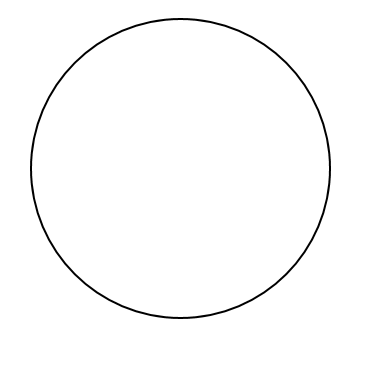
%> input picture TestImages/BlackCircle.png, 369 x 369 px
$ octave ShowWarp.m   (GNU Octave 9; MATLAB toolbox functions it lacks are replaced by stand-ins)
%> lines starting %> are read from the running program, lines starting %| are printed output that depends on the picture
### Matlab/ImageWarp.m
function [warpedImage, f] = ImageWarp(img, warpFactor, Rplate, nailCoorsWarped, plotIO)
%IMAGEW Warp circular image to a square, and resample
%   Detailed explanation goes here
%% Calculate warp of image - unequal sized pixels
imgPixelOrigins = 1:1:size(img, 1);
pixelSize = 2*Rplate/length(imgPixelOrigins); % Pixel size in world frame

pixelOrigins = linspace(-size(img, 1)/2, size(img, 1)/2, size(img, 1));%(imgPixelOrigins - mean(imgPixelOrigins)); % zero center
pixelOrigins = pixelOrigins * ((Rplate - pixelSize/2)/pixelOrigins(end)); % Centers of pixels along a axis in world frame

pixelOriginsX = kron(ones(1, length(pixelOrigins)), pixelOrigins'); % X coordinates of pixel centers in world frame
pixelOriginsY = kron(ones(1, length(pixelOrigins))', pixelOrigins); % Y coordinates of pixel centers in world frame
pixelOriginsAng = atan(pixelOriginsY./pixelOriginsX); % Angle of every pixel wrt center

pixelOriginsWarpFactor = warpFactor(pixelOriginsAng); % Every pixels warpfactor
pixelOriginsWarpedX = pixelOriginsX.*pixelOriginsWarpFactor; % Warp X coordinate
pixelOriginsWarpedY = pixelOriginsY.*pixelOriginsWarpFactor; % Warp Y coordinate

%% plot warped image
imgDouble = double(img(:));

if plotIO
% group colors
[colorOccurence, colorUsed] = groupcounts(imgDouble);
% Filter out white or nearly white
whiteThreshold = 174;
colorOccurence = colorOccurence(colorUsed < whiteThreshold);
colorUsed = colorUsed(colorUsed < whiteThreshold);
% Group most often used colors
colorRoughlyUsed = colorUsed(colorOccurence > 0.005*sum(colorOccurence));
colorRoughlyUsed = unique([0; colorRoughlyUsed; 255]);

imgWarpedReduced = cell(2, length(colorRoughlyUsed));

colorWindow = [0 255];

f = figure(WindowState="maximized");
ax(1) = subplot(1, 3, 1);
colorWindow = colorRoughlyUsed(2:end-1) + ... Color bins
        [(colorRoughlyUsed(1:end-2)-colorRoughlyUsed(2:end-1))/2,  (colorRoughlyUsed(3:end)-colorRoughlyUsed(2:end-1))/2];

for colorIdx = 2:length(colorRoughlyUsed)-1
    pixelIdx = find(imgDouble >= colorWindow(colorIdx-1, 1) & imgDouble <= colorWindow(colorIdx-1, 2)); % Pixels of color within bin
    plot(pixelOriginsWarpedY(pixelIdx), -pixelOriginsWarpedX(pixelIdx), '.', Color=[1 1 1].*colorRoughlyUsed(colorIdx)/255, MarkerSize=1); hold on
end

% Fix white
colorWindow = [colorRoughlyUsed(end-1) + (colorRoughlyUsed(end)-colorRoughlyUsed(end-1))/2, 255];
pixelIdx = find(imgDouble >= colorWindow(1) & imgDouble <= colorWindow(2));
plot(pixelOriginsWarpedY(pixelIdx), -pixelOriginsWarpedX(pixelIdx), '.', Color=[1 1 1], MarkerSize=1); hold on
% Fix black
colorWindow = [0,  colorRoughlyUsed(1)/2];
pixelIdx = find(imgDouble >= colorWindow(1) & imgDouble <= colorWindow(2));
plot(pixelOriginsWarpedY(pixelIdx), -pixelOriginsWarpedX(pixelIdx), '.', Color=[1 1 1].*colorRoughlyUsed(1)/255, MarkerSize=1); hold on

rectangle(Position=[-Rplate -Rplate 2*Rplate 2*Rplate], EdgeColor='r')
axis("equal")
axis("tight")
title("Warped image")
end

%% Upsample warped image
% Get pixel vertices if nails are pixelcenters
nailOriginsWarpedX = uniquetol(nailCoorsWarped(:,1), 1e-5);
nailOriginsWarpedX = nailOriginsWarpedX(2:end-1); % Get rid of edges
% figure()
% plot(nailOriginsWarpedX, 1, 'rx'); hold on
nailPixelVertexWarpedX = [-Rplate; nailOriginsWarpedX(1:end-1,1) + (nailOriginsWarpedX(2:end,1)-nailOriginsWarpedX(1:end-1,1))./2; Rplate]; % get centers
% plot(nailOriginsWarpedX, 1, 'bv')
nailOriginsWarpedY = uniquetol(nailCoorsWarped(:,2), 1e-5);
nailOriginsWarpedY = nailOriginsWarpedY(2:end-1); % Get rid of edges
nailPixelVertexWarpedY = [-Rplate; nailOriginsWarpedY(1:end-1,1) + (nailOriginsWarpedY(2:end,1)-nailOriginsWarpedY(1:end-1,1))./2; Rplate]; % get centers

warpedImage = nan(length(nailOriginsWarpedX), length(nailOriginsWarpedY));

if plotIO; ax(4) = subplot(1,3,2); end
for a = 1:length(nailOriginsWarpedX)
    for b = 1:length(nailOriginsWarpedY)
        pixelIdx = find(pixelOriginsWarpedX >= nailPixelVertexWarpedX(a) & pixelOriginsWarpedX < nailPixelVertexWarpedX(a+1)...
            & pixelOriginsWarpedY >= nailPixelVertexWarpedY(b) & pixelOriginsWarpedY < nailPixelVertexWarpedY(b+1));
        warpedImage(a,b) = mean(imgDouble(pixelIdx)); % Average color over contained warped pixels
        if plotIO
        rectangle(Position=[nailOriginsWarpedY(b), -nailOriginsWarpedX(a)-(nailPixelVertexWarpedX(a+1)-nailPixelVertexWarpedX(a)) ...
            , nailPixelVertexWarpedY(b+1)-nailPixelVertexWarpedY(b), nailPixelVertexWarpedX(a+1)-nailPixelVertexWarpedX(a)]...
            , FaceColor=[1,1,1].*warpedImage(a,b)/255, EdgeColor='none'); hold on
        end
    end
end

if plotIO
rectangle(Position=[-Rplate -Rplate 2*Rplate 2*Rplate], EdgeColor='r')
xline(nailPixelVertexWarpedX, Color=[1 1 1].*.1);
yline(nailPixelVertexWarpedY, Color=[1 1 1].*.1);
axis("equal")
axis("tight")
title("Warped resampled image - unequal sized pixels")

%% Make equal pixelsize
pixelSizeResampled = 2*Rplate/(length(nailOriginsWarpedX)-1);

pixelCenter = (length(nailOriginsWarpedX)-1)*pixelSizeResampled/2;
ax(5) = subplot(1,3,3);
imshow(warpedImage, [0 255]); hold on

rectangle(Position=[0.5 0.5 length(warpedImage) length(warpedImage)], EdgeColor='r')
equalNailsX = 1:1:length(nailOriginsWarpedX);
equalNailsY = 1:1:length(nailOriginsWarpedY);
plot(0.5+length(equalNailsY), equalNailsY, 'rx', DisplayName="Warped nails")
plot(0.5, equalNailsY, 'rx', DisplayName="Warped nails");
plot(equalNailsX, 0.5+length(equalNailsX), 'rx', DisplayName="Warped nails");
plot(equalNailsX, 0.5, 'rx', DisplayName="Warped nails");
axis("equal")
axis("tight")
title("Warped resampled image - equal sized pixels")

else
    f = [];
end
end

### Matlab/ShowWarp.m
clc; close all; clear

Rplate = 0.8; % Plate radius
Nnails = 400; %round(2*pi*Rplate/0.01); % Number of nails
Nnails = Nnails - mod(Nnails, 8) + 4; % Make divisible by 4 and undivisible by 8

% imgPath = [pwd '\TestImages\Gunter_cropped.png']; % Image location
% imgPath = [pwd '\TestImages\Diamonds.png'];
% imgPath = [pwd '\TestImages\BlackSquare.png'];
imgPath = [pwd '\TestImages\BlackCircle.png'];

%% Get nail coordinates
if mod(Nnails, 4) ~= 0
    error("Number of nails is not a multiple of 4")
end
if mod(Nnails, 8) == 0
    error("Number of nails cannot be a multiple of 8")
end

nailIdx = 1:Nnails; % Nail numbering
nailAng = linspace(0, (2*pi - 2*pi/Nnails), Nnails).'; % Nail angles wrt center
nailCoors = [Rplate*cos(nailAng) Rplate*sin(nailAng)]; % XY nail world coordinates

%% Show unwarped figure = Ideal end product
[img,map] = imread(imgPath); % Read image
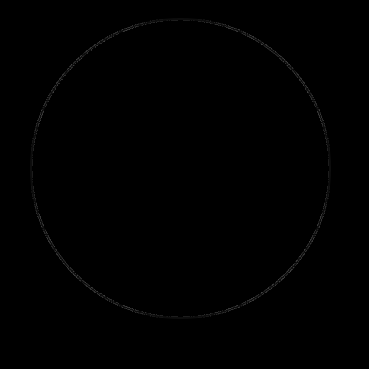
%> img: size 369x369 uint8; min 0, max 64, mean 0.5
%> map = 65 rows, first 12: [1 1 1; 0.969 0.969 0.969; 0.827 0.827 0.827; 0.749 0.749 0.749; 0.624 0.624 0.624; 0.576 0.576 0.576; 0.498 0.498 0.498; 0.424 0.424 0.424; 0.376 0.376 0.376; 0.251 0.251 0.251; 0.22 0.22 0.22; 0.125 0.125 0.125]
img = 255 - img;

if size(img, 1) ~= size(img,2)
    error("Image is not square")
end

imgCenter = [size(img, 2)/2, size(img, 1)/2];
%> imgCenter = [184.5 184.5]
imgNailCoors = [imgCenter(1)*cos(nailAng) + imgCenter(1) imgCenter(2)*sin(nailAng) + imgCenter(2)]; % XY nail image coordinates

f1 = figure(WindowState="maximized");
ax(1) = subplot(1, 3, 1);
imshow(img,[]); hold on
plot(imgNailCoors(:,1), imgNailCoors(:,2), 'bo');
axis("tight")
title("Original image")

%% Calculate warp of nails
warpFactor = @(ang) min(abs(sec(ang)), abs(csc(ang))); % Stretch factor by angle

nailWarp = warpFactor(nailAng); % Warp for eveery nail
nailCoorsWarped = nailCoors.*nailWarp; % Warped XY nail world coordinates

ax(2) = subplot(1, 3, 2);
plot(nailCoors(:,1), nailCoors(:,2), 'bo', DisplayName="Original nails"); hold on
%> (this line was passed over: plot is not available in this run)
plot(nailCoorsWarped(:,1), nailCoorsWarped(:,2), 'rx', DisplayName="Warped nails");
%> (this line was passed over: plot is not available in this run)
axis("equal")
axis("tight")
legend(AutoUpdate="off", Location="southoutside")
title("Warped nails")
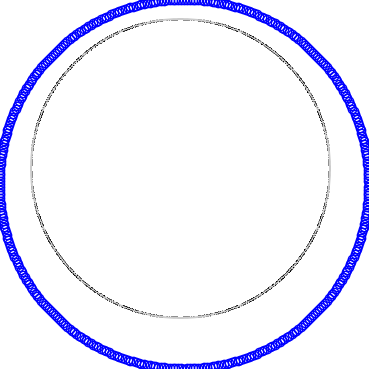
%> figure redrawn from the program's plot data; its title reads 'Original image'

%% Get warped image

[warpedImage, f2] = ImageWarp(img, warpFactor, Rplate, nailCoorsWarped, true); % Get warped downsampled image
%> the run ends on the next line

$ run again, with TestImages/Line.png copied over TestImages/BlackCircle.png
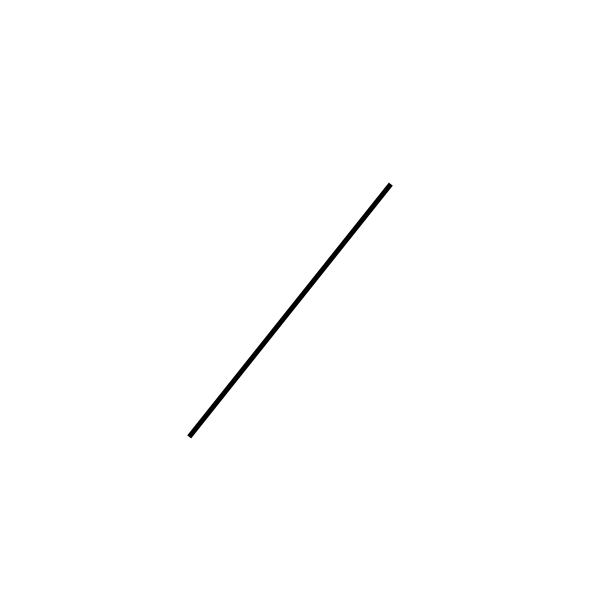
%> input picture TestImages/Line.png, 608 x 608 px
%> `[img,map] = imread(imgPath);`:
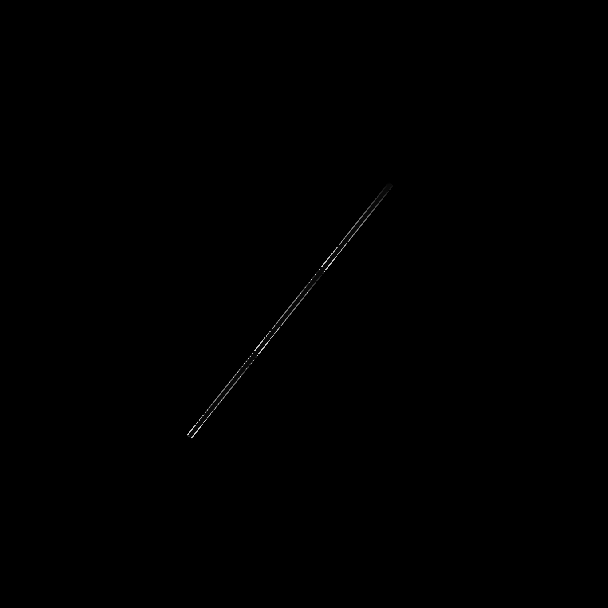
%> img: size 608x608 uint8; min 0, max 225, mean 0.3
%> map = 226 rows, first 12: [1 1 1; 0.871 0.871 0.871; 0.933 0.933 0.933; 0.949 0.949 0.949; 0.165 0.165 0.165; 0.137 0.137 0.137; 0.82 0.82 0.82; 0.996 0.996 0.996; 0.318 0.318 0.318; 0 0 0; 0.0431 0.0431 0.0431; 0.655 0.655 0.655]
%> `title("Warped nails")`:
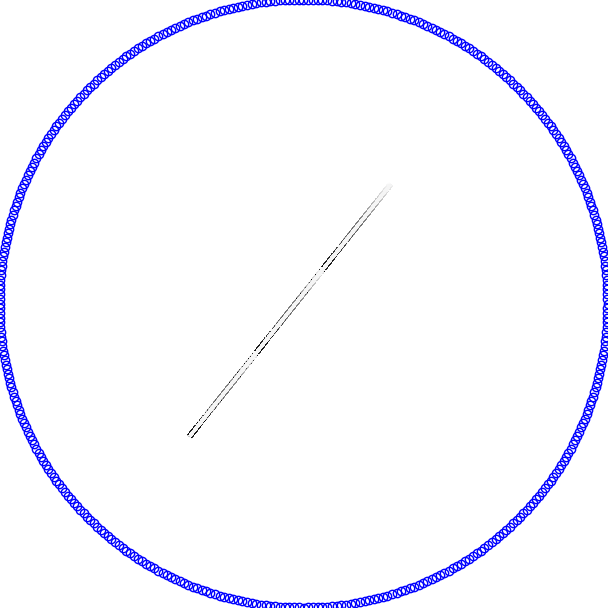
%> figure redrawn from the program's plot data; its title reads 'Original image'
